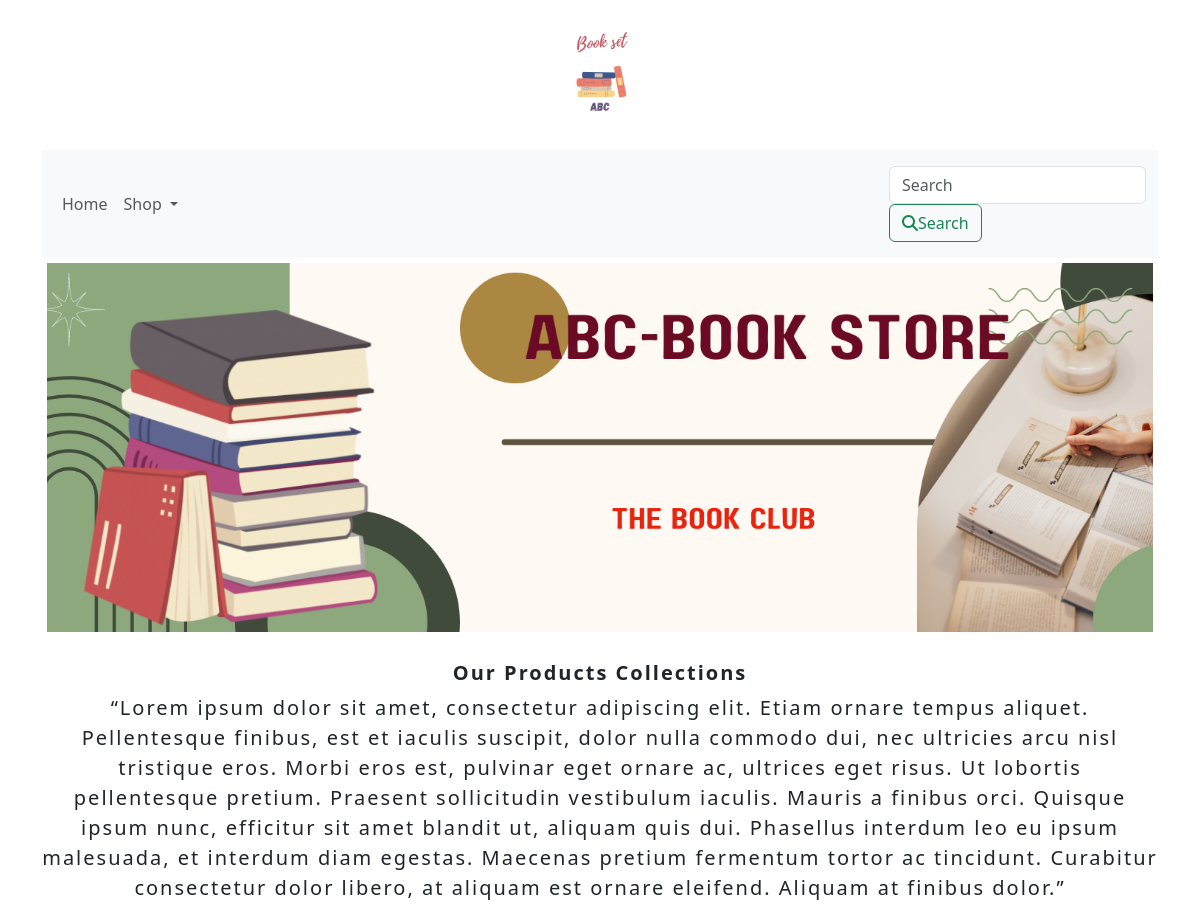
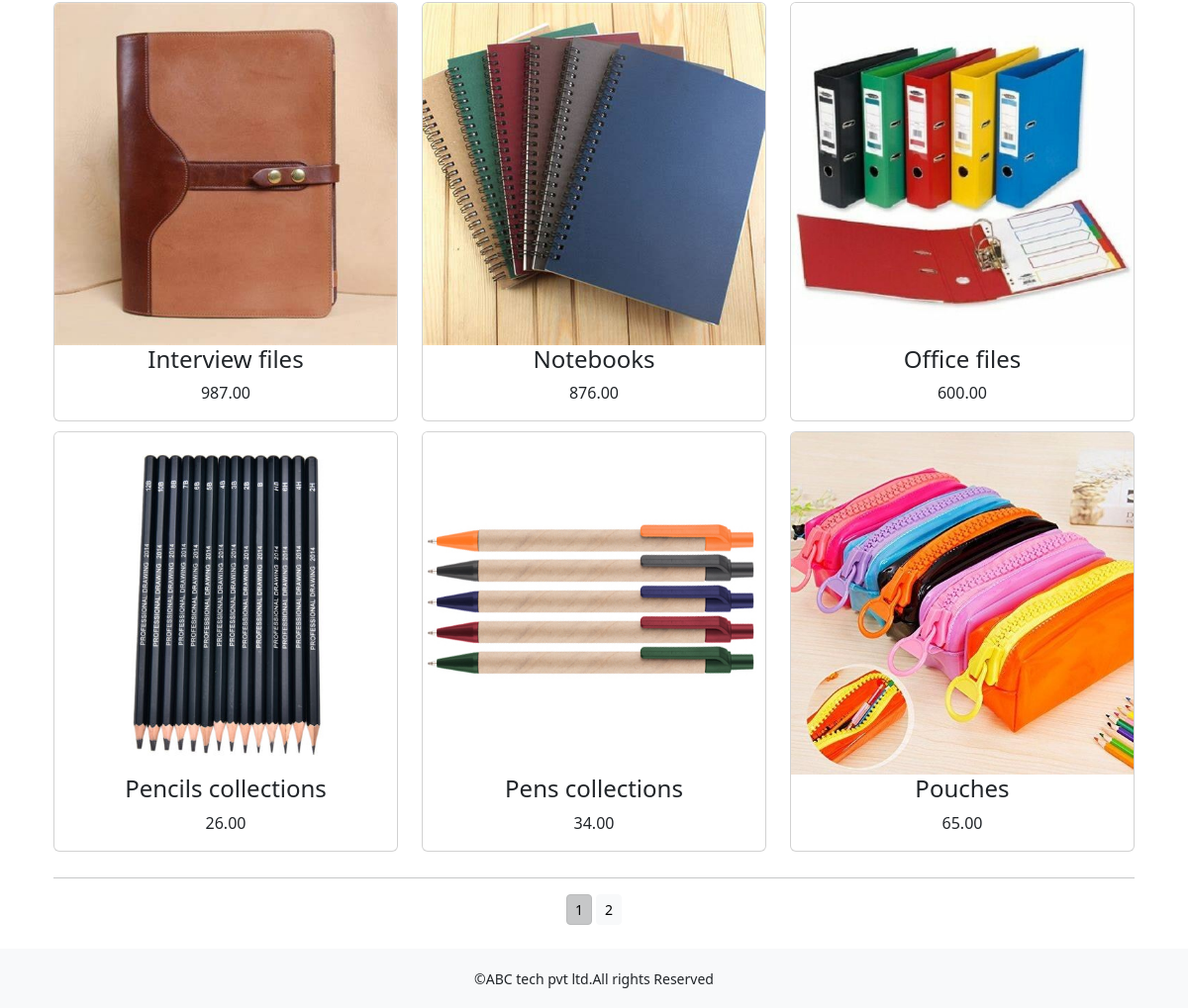
The app's page /shop/ with its own data (2 pictures, top to bottom).
### shop/models.py (models this page shows, shortened)
class Product(models.Model):
    name = models.CharField(max_length=250, unique=True)
    slug = models.SlugField(max_length=250, unique=True)
    description = models.TextField(blank=True)
    image = models.ImageField(upload_to='product')
    price=models.DecimalField(max_digits=10,decimal_places=2)
    stock=models.IntegerField()
    available=models.BooleanField(default=True)
    category=models.ForeignKey(Category,on_delete=models.CASCADE)
    created=models.DateTimeField(auto_now_add=True)
    updated=models.DateTimeField(auto_now=True)
    def get_url(self):
        return reverse('shop:prodCatdetail',args=[self.category.slug,self.slug])
    class Meta:
        ordering=('name',)
        verbose_name='product'
        verbose_name_plural='products'

### shop/views.py (the view)
# urls.py: path('',views.allProdCat,name='allProdCat'),
def allProdCat(request,c_slug=None):
    c_page=None
    products_list=None
    if c_slug!=None:
        c_page=get_object_or_404(Category,slug=c_slug)
        products_list=Product.objects.all().filter(category=c_page,available=True)
    else:
        products_list=Product.objects.all().filter(available=True)
    paginator=Paginator(products_list,6)
    try:
        page=int(request.GET.get('page','1'))
    except:
        page=1
    try:
        products=paginator.page(page)
    except (EmptyPage,InvalidPage):
        products=paginator.page(paginator.num_pages)
    return render(request,"category.html",{'category':c_page,'products':products})

### cart/context_processors.py (called while the page is built)
def counter(request):
    item_count=0
    if 'admin' in request.path:
        return {}
    else:
        try:
            cart=Cart.objects.filter(cart_id=_cart_id(request))
            cart_items=CartItem.objects.all().filter(cart=cart[:1])
            for cart_item in cart_items:
                item_count += cart_item.quantity
        except Cart.DoesNotExist:
            item_count =0
    return dict(item_count=item_count)

### cart/views.py (called while the page is built)
def _cart_id(request):
    cart=request.session.session_key
    if not cart:
        cart=request.session.create()
    return cart

### shop/context_processors.py (called while the page is built)
def menu_links(request):
    links=Category.objects.all()
    return dict(links=links)

### shop/models.py (called while the page is built)
    def get_url(self):
        return reverse('shop:product_by_category',args=[self.slug])

### template/category.html (shortened to what this page needs)
{% extends 'base.html' %}
{% load static %}
{% block content %}
<div class="mx-auto">
    {% if category %}
    <img class="my_image" src="{{category.image.url}}" alt="{{category.name}}">
</div>
    <br>
<div>
    <h1 class="text-center my_title">{{category.name}}</h1>
    <p class="text-justify">{{category.description}}</p>
</div>
    {% else %}
<div>
    <center><img class="my_image my_image_padding" src="{% static 'img/banner1.png' %}" alt="our products"></center>
</div>
     <br>
<div>
    <h1 class="text-center my_title"><b>Our Products Collections</b></h1>
    <P class=" text-center my_title"> “Lorem ipsum dolor sit amet, consectetur adipiscing elit. Etiam ornare tempus aliquet. Pellentesque finibus, est et iaculis suscipit, dolor nulla commodo dui, nec ultricies arcu nisl tristique eros. Morbi eros est, pulvinar eget ornare ac, ultrices eget risus. Ut lobortis pellentesque pretium. Praesent sollicitudin vestibulum iaculis. Mauris a finibus orci. Quisque ipsum nunc, efficitur sit amet blandit ut, aliquam quis dui. Phasellus interdum leo eu ipsum malesuada, et interdum diam egestas. Maecenas pretium fermentum tortor ac tincidunt. Curabitur consectetur dolor libero, at aliquam est ornare eleifend. Aliquam at finibus dolor.”</P>
</div>
    {% endif %}
<div class="container">
    <div class="row mx_auto">
        {% for product in products.object_list %}
        <div class="my_bottom_margin col-9 col-sm-12 col-md-4 col-lg-4">
            <div class="card text-center" style="min-width:18rem;">
                <a href="{{product.get_url}}"><img class="card-img-top my_image" src="{{product.image.url}}" alt="{{product.name}}"></a
                <div class="card-body">
                    <h4>{{product.name}}</h4>
                    <p>{{product.price}}</p>
                </div>
        </div>
        {% endfor %}
    </div>
        <div class="mx-auto">
            {% if products.paginator.num_pages > 1 %}
            <hr>
            <div class="text-center">
                {% for pg in products.paginator.page_range %}
                 <a href="?page={{pg}}" class="btn btn-light btn-sm {% if products.number == pg %} active {% endif %}">{{pg}}</a>
                {% endfor %}
            </div>
            {% endif %}
        </div>
        <br>
</div>
    </div>
{% endblock %}

### template/base.html (shortened to what this page needs)
{% load static %}
<!DOCTYPE html>
<html lang="en">
<head>
    <link rel="stylesheet" href="{% static 'css/custom.css' %}">
    <link rel="stylesheet" href="{% static 'css/bootstrap.min.css' %}">
</head>
<body class="d-flex flex-column min-vh-100">
<div class="container">
    {% include 'header.html' %}
    {% include 'navbar.html' %}
    {% block content %}
    {% endblock %}
</div>
    {% include 'footer.html' %}
</body>
</html>

### template/header.html
{% load static %}
<header>
    <center>
        <a href="{% url 'shop:allProdCat' %}"><img src="{% static 'img/logo.png' %}" alt="logimage" width="=150px;" height="150px;"></a>
    </center>
</header>

### template/navbar.html (shortened to what this page needs)
<nav class="navbar navbar-expand-lg navbar-light bg-light">
  <div class="container-fluid">
    <div class="collapse navbar-collapse" id="navbarSupportedContent">
      <ul class="navbar-nav me-auto mb-2 mb-lg-0">
        <li class="nav-item">
          <a class="nav-link" href="{% url 'shop:allProdCat' %}">Home</a>
        </li>
        <li class="nav-item dropdown {% if 'shop' in request.path %} active {% endif %}">
          <a class="nav-link dropdown-toggle" href="#" role="button" data-bs-toggle="dropdown" aria-expanded="false">
            Shop
          </a>
        </li>
      </ul>
      <form class="oneline my-2 lg-0" action="{% url 'search_app:SearchResult' %}" method="get">
          <input class="form-control mr-sm-2" type="search" placeholder="Search" name="q" aria-label="Search">
        <button class="btn btn-outline-success my-sm-0" type="submit"><i class="fa-solid fa-magnifying-glass"></i>Search</button>
      </form>
    </div>
        </div>
</nav>

### template/footer.html
<footer class="mt-auto">
<div class="footer bottom-sticky-fixed-bottom my_footer">
    <p class="text-center">&copy;ABC tech pvt ltd.All rights Reserved</p>
</div>
</footer>

### static/css/custom.css (style rules this page uses)
body { font-family: 'Barlow', sans-serif; font-family: 'Bitter', serif; font-family: 'Roboto', sans-serif; }
.my_footer { background-color:#f8f9fa; height:60px; }
.my_footer p { padding-top:20px; font-size:14px; }
.my_image { width:100%; height:auto; }
.my_title { font-size:20px; text_transform:uppercase; letter-spacing : .1em; }
.my_image_padding { padding:5px; }
.my_bottom_margin { margin-bottom:10px; }

### records on screen
Product: image (picture), name "Interview files", price "987.00"
Product: image (picture), name "Notebooks", price "876.00"
Product: image (picture), name "Office files", price "600.00"
Product: image (picture), name "Pencils collections", price "26.00"
Product: image (picture), name "Pens collections", price "34.00"
Product: image (picture), name "Pouches", price "65.00"

### other values on screen
{{ pg }} "1" "2"
